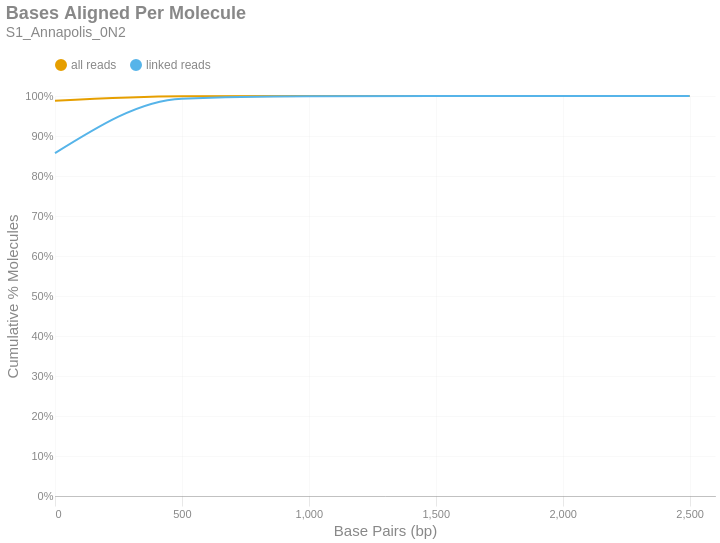

Notebook code for this chart:
### Markdown cell above
### Bases Aligned Per Molecule
This is a cumulative frequency distribution showing the number of base pairs aligned per unique molecule. These data are shown in 500 bp bins. There are two distributions: one with `all reads` (yellow) and another with only `linked reads` (blue). The percent of molecules in the `linked reads` distribution is relative to the total number of linked molecules.

### Code cell
if SKIPLR:
    print_html(f"Skipped")
else:
    binned_df = consolidated_hist(valids['aligned_bp'], mask, 500, True)
    with SafeRender(binned_df):
        (
            density_plot(binned_df, 'Bases Aligned Per Molecule', samplename, 'basesper')
            .encode(
                x=alt.X('bin:Q', title="Base Pairs (bp)").axis(tickMinStep=500).scale(padding=0),
                y=alt.Y('value:Q', title='Cumulative % Molecules')
                    .axis(format='%')
                    .scale(domain = [0,1])
                    .stack(False),
                color=alt.Color("key:N").scale(domain = ["all reads", "linked reads"]),
                tooltip = [
                    alt.Tooltip("key:N", title = "Data Type"),
                    alt.Tooltip("range_label:N", title="Bases Aligned Per Molecule"),
                    alt.Tooltip("value:Q", format = ".2%", title="% Molecules (Cum.)")
                ]
            )
        ).display()

### Figure 1 — Vega-Lite specification as saved in the notebook (floating-point values rounded to 4 significant figures)
{"width": "container", "height": 400, "config": {"title": {"anchor": "start", "dy": -15, "fontSize": 18, "color": "#888888", "subtitleColor": "#888888", "subtitleFontSize": 14}, "arc": {"fill": "#0072B2"}, "axis": {"domainColor": "#888888", "domainWidth": 0.5, "gridWidth": 0.2, "grid": false, "titleFontWeight": 400, "titleFontSize": 15, "labelFontSize": 11, "labelColor": "#888888", "tickColor": "#888888", "tickWidth": 0.2, "titleColor": "#888888"}, "axisBand": {"grid": false}, "axisX": {"grid": true, "tickSize": 10, "domainCap": "round"}, "axisY": {"domain": false, "grid": true, "tickSize": 0, "domainCap": "round"}, "background": "transparent", "header": {"labelFontSize": 15, "labelColor": "#888888", "titleFontSize": 15, "titleFontWeight": 600, "titleColor": "#888888"}, "legend": {"labelFont": "sans-serif", "labelFontSize": 12, "labelColor": "#888888", "symbolSize": 100, "symbolType": "circle", "titleFontSize": 12, "titlePadding": 10, "titleColor": "#888888", "title": null, "orient": "top"}, "range": {"category": ["#E69F00", "#56B4E9", "#009E73", "#F0E442", "#0072B2", "#D55E00", "#CC79A7", "#000000"], "diverging": ["#cfe8f3", "#a2d4ec", "#73bfe2", "#46abdb", "#1696d2", "#12719e"]}, "area": {"fill": "#0072B2", "fillOpacity": 0.7, "line": true, "strokeOpacity": 0.7}, "line": {"color": "#0072B2", "stroke": "#0072B2", "strokeWidth": 2}, "trail": {"color": "#0072B2", "stroke": "#0072B2", "strokeWidth": 0, "size": 1}, "point": {"filled": true, "fillOpacity": 1.0, "size": 95}, "text": {"color": "#888888", "fontSize": 11, "align": "right", "fontWeight": 400, "size": 11}, "bar": {"fill": "#0072B2", "stroke": null}, "view": {"stroke": null, "continuousWidth": 660, "continuousHeight": 400}}, "data": {"name": "data-6597d657406f81881e0e3e39b4637ed7"}, "mark": {"type": "line", "interpolate": "monotone", "point": {"opacity": 0, "size": 275}}, "encoding": {"color": {"field": "key", "scale": {"domain": ["all reads", "linked reads"]}, "type": "nominal"}, "tooltip": [{"field": "key", "title": "Data Type", "type": "nominal"}, {"field": "range_label", "title": "Bases Aligned Per Molecule", "type": "nominal"}, {"field": "value", "format": ".2%", "title": "% Molecules (Cum.)", "type": "quantitative"}], "x": {"axis": {"tickMinStep": 500}, "field": "bin", "scale": {"padding": 0}, "title": "Base Pairs (bp)", "type": "quantitative"}, "y": {"axis": {"format": "%"}, "field": "value", "scale": {"domain": [0, 1]}, "stack": false, "title": "Cumulative % Molecules", "type": "quantitative"}}, "params": [{"name": "param_c36ac31b6afebe62", "select": {"type": "point", "fields": ["key"]}, "bind": "legend"}], "title": {"text": "Bases Aligned Per Molecule", "subtitle": "S1_Annapolis_0N2"}, "transform": [{"fold": ["all reads (cumsum)", "linked reads (cumsum)"]}, {"calculate": "replace(datum.key, ' (cumsum)', '')", "as": "key"}, {"filter": {"param": "param_c36ac31b6afebe62"}}], "usermeta": {"embedOptions": {"downloadFileName": "S1_Annapolis_0N2.basesper"}}, "$schema": "https://vega.github.io/schema/vega-lite/v6.1.0.json", "datasets": {"data-6597d657406f81881e0e3e39b4637ed7": [{"bin": "0.0", "interval": "0.0-500.0", "all reads": 0.9884, "linked reads": 0.857, "all reads (cumsum)": 0.9884, "linked reads (cumsum)": 0.857, "range_label": "0-499"}, {"bin": "500.0", "interval": "500.0-1000.0", "all reads": 0.01103, "linked reads": 0.1361, "all reads (cumsum)": 0.9994, "linked reads (cumsum)": 0.9931, "range_label": "500-999"}, {"bin": "1000.0", "interval": "1000.0-1500.0", "all reads": 0.0004859, "linked reads": 0.006084, "all reads (cumsum)": 0.9999, "linked reads (cumsum)": 0.9992, "range_label": "1000-1499"}, {"bin": "1500.0", "interval": "1500.0-2000.0", "all reads": 5.647e-05, "linked reads": 0.0007088, "all reads (cumsum)": 1.0, "linked reads (cumsum)": 0.9999, "range_label": "1500-1999"}, {"bin": "2000.0", "interval": "2000.0-2500.0", "all reads": 6.901e-06, "linked reads": 8.663e-05, "all reads (cumsum)": 1.0, "linked reads (cumsum)": 1.0, "range_label": "2000-2499"}, {"bin": "2500.0", "interval": "2500.0-3000.0", "all reads": 1.255e-06, "linked reads": 1.575e-05, "all reads (cumsum)": 1.0, "linked reads (cumsum)": 1.0, "range_label": "2500-2999"}]}}
